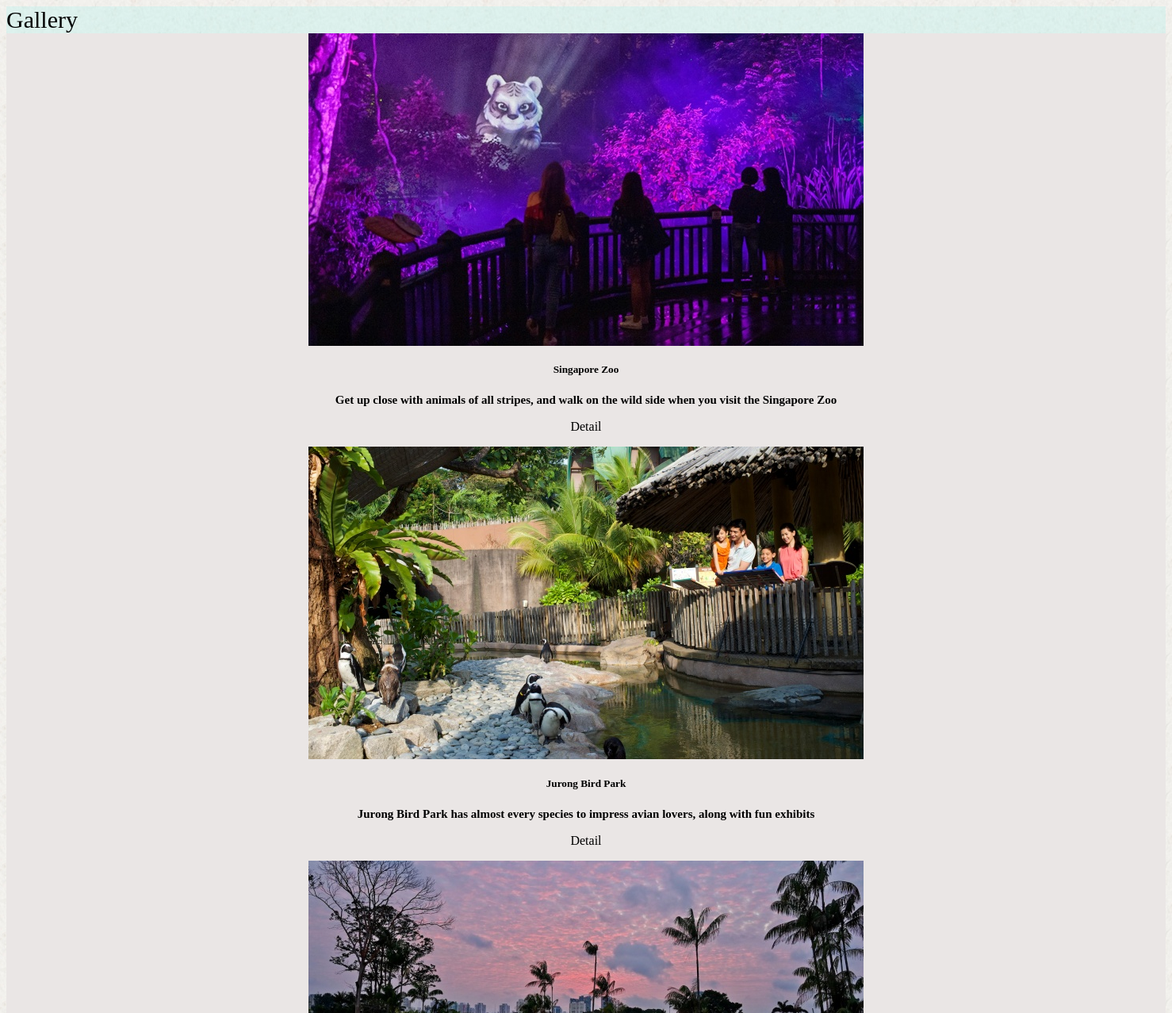
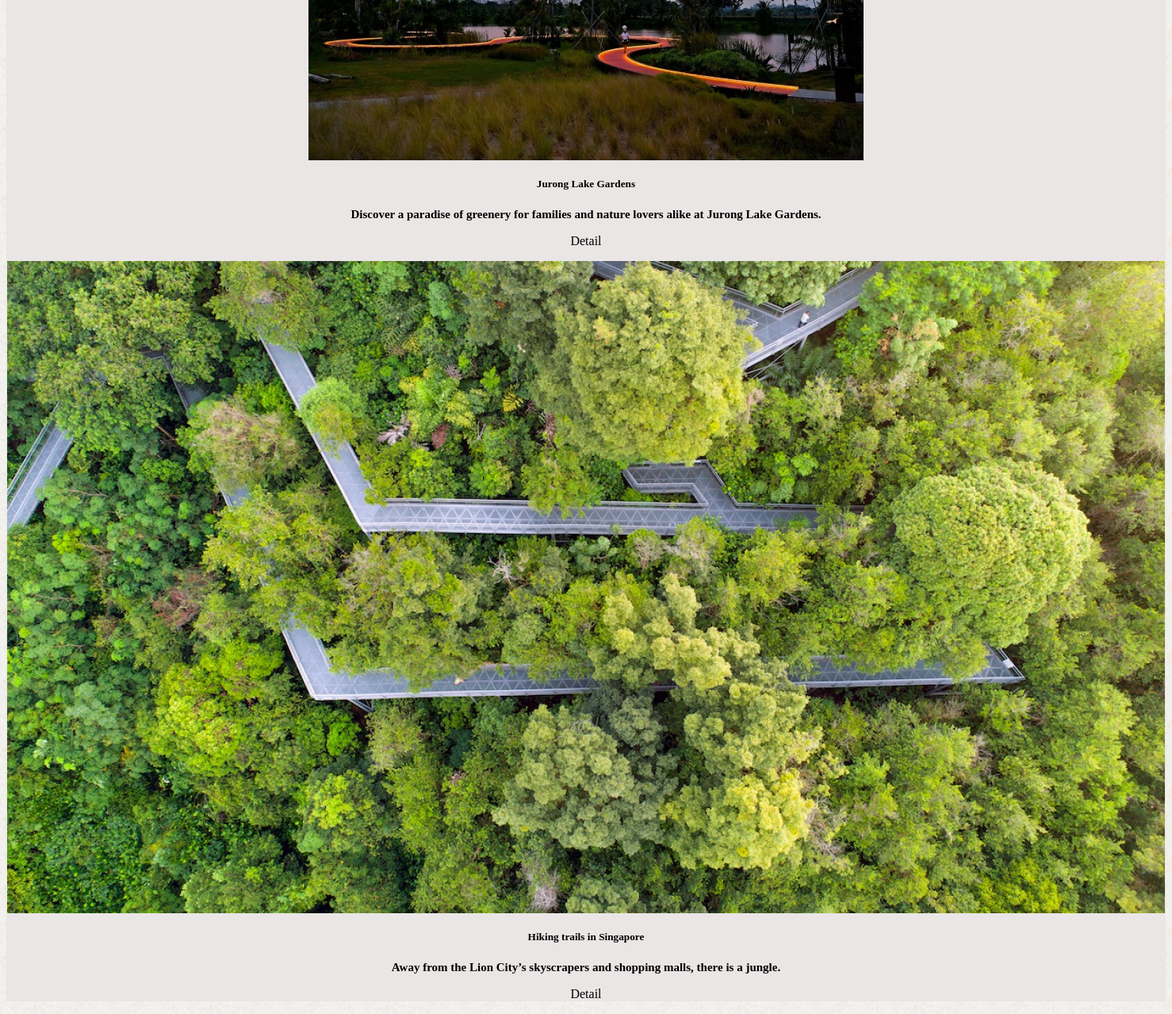
/gallery.php, run on the app's committed database (2 pictures, top to bottom).
### tables this page shows
CREATE TABLE `db_gallary` (
  `id` int(11) NOT NULL,
  `name` varchar(250) NOT NULL,
  `description` text NOT NULL,
  `fileAddress` mediumtext NOT NULL,
  `shortDescription` varchar(100) NOT NULL,
  `date` varchar(50) NOT NULL
);

### gallery.php (the view)
  <?php
  require_once('./admin/connect.php');
  $result = mysqli_query($con, 'select * from db_gallary limit 4');
  ?>
  <link href="style.css" rel="stylesheet" type="text/css"
  >
<div class="container-fluid " style="background-color: rgba(133,240,234,0.2) !important;" id="gallery">
  <span class="text-nowrap text-left m-0 p-0 " style="font-size: 30px">Gallery</span>
</div>
  <div class="container-fluid" style="background-color: #EAE6E5 !important;">
    <div class="row">
      <?php while ($gallery = mysqli_fetch_array($result)) { ?>
        <div class="col col-md-3" align="center">
          <?php
          $photo = explode('-', $gallery['fileAddress']);?>
          <img src="./img/galleryUpload/<?= $photo[0] ?>"  class="img-fluid">
          <h5><b><?= $gallery['name'] ?></b></h5>
          <span style="font-size: 15px;"><b><?= $gallery['shortDescription'] ?></b></span>
          <p><a class="btn btn- btn-block btn-secondary" href="gallery_view.php?id=<?= $gallery['id'] ?>">Detail</a></p>
        </div>
      <?php } ?>
    </div>
</div>
</body>
</html>

### style.css (style rules this page uses)
a { text-decoration: none; color: black; }

### data on the page
db_gallary: shows a picture, name "Singapore Zoo", shortDescription "Get up close with animals of all stripes, and walk on the wild side when you visit the Singapore Zoo"
db_gallary: shows a picture, name "Jurong Bird Park", shortDescription "Jurong Bird Park has almost every species to impress avian lovers, along with fun exhibits"
db_gallary: shows a picture, name "Jurong Lake Gardens", shortDescription "Discover a paradise of greenery for families and nature lovers alike at Jurong Lake Gardens."
db_gallary: shows a picture, name "Hiking trails in Singapore", shortDescription "Away from the Lion City’s skyscrapers and shopping malls, there is a jungle."
